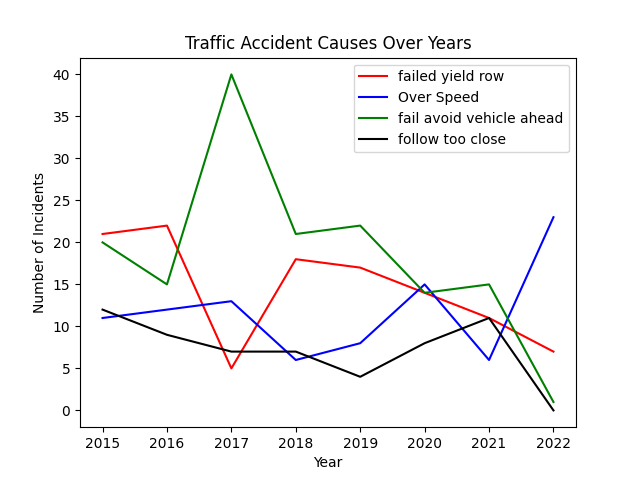

The Python source for this figure:
import csv
from collections import Counter
import matplotlib.pyplot as plt

# 각 년도의 CRASH.csv 파일 경로
file_paths = ['./crashData_2015/CRASH.csv', './crashData_2016/CRASH.csv', './crashData_2017/CRASH.csv', './crashData_2018/CRASH.csv', './crashData_2019/CRASH.csv', './crashData_2020/CRASH.csv', './crashData_2021/CRASH.csv', './crashData_2022/CRASH.csv']
# 각 년도의 CAUSE.csv 파일 경로
cause_file_paths = ['./crashData_2019/CAUSE.csv', './crashData_2020/CAUSE.csv', './crashData_2021/CAUSE.csv', './crashData_2022/CAUSE.csv']
# 원인 코드와 원인 설명을 연결하는 딕셔너리 생성
cause_mapping = {}
data = []
with open('./crashData_2020/CAUSE.csv', 'r') as subfile:
    csv_reader = csv.DictReader(subfile)
    for row in csv_reader:
        cause_mapping[row['CAUSE_CD']] = row['CAUSE_MED_DESC']

#print(cause_mapping)
year = 0
# CRASH.csv 파일 열기
for i, crash_file in enumerate(file_paths):
# CRASH.csv 파일 열기
    with open(crash_file, 'r') as file:
        # CSV 리더 객체 생성
        csv_reader = csv.reader(file)
        
        # 첫 번째 행을 읽어서 열 인덱스를 가져옴
        header = next(csv_reader)
        crash_cause_1_cd_index = header.index('CRASH_CAUSE_1_CD')
        
        # CAUSE_MED_DESC 개수를 세기 위한 Counter 객체 생성
        cause_counter = Counter()

        if i == 0: year = 2015
        elif i == 1: year = 2016
        elif i == 2: year = 2017
        elif i == 3: year = 2018
        elif i == 4: year = 2019
        elif i == 5: year = 2020
        elif i == 6: year = 2021
        else: year = 2022
        
        failed_yield_row = 0
        too_fast_for_cond = 0
        fail_avoid_veh_ahead = 0
        follow_too_close = 0
        
        # CRASH_CAUSE_1_CD 열의 데이터들을 가져오면서 각 값을 CAUSE_MED_DESC로 변경하고 개수를 세기
        for row in csv_reader:
            crash_cause_1_cd = row[crash_cause_1_cd_index]
            if crash_cause_1_cd == '29':
                fail_avoid_veh_ahead += 1
            elif crash_cause_1_cd == '02':
                failed_yield_row += 1
            elif crash_cause_1_cd == '01':
                too_fast_for_cond += 1
            elif crash_cause_1_cd == "07":
                follow_too_close += 1
            
            
            #cause_med_desc = cause_mapping.get(crash_cause_1_cd, 'Unknown')
            #cause_counter[cause_med_desc] += 1
        
        print("failed_yield_row: ", failed_yield_row, "too_fast_for_cond: ", too_fast_for_cond, "fail_avoid_veh_ahead: ", fail_avoid_veh_ahead)
        dict = {'year': year, "failed_yield_row": failed_yield_row, "too_fast_for_cond": too_fast_for_cond, "fail_avoid_veh_ahead": fail_avoid_veh_ahead, "follow_too_close": follow_too_close}
        data.append(dict)


print(data)
data = sorted(data, key=lambda x: x['year'])
# x축 데이터: 년도
years = [entry['year'] for entry in data]
print(years)

years_sorted = sorted(years)
print(years_sorted)
# y축 데이터: 각 원소에 대한 값을 리스트로 변환
failed_yield_row = [entry['failed_yield_row'] for entry in data]
print(failed_yield_row)
too_fast_for_cond = [entry['too_fast_for_cond'] for entry in data]
fail_avoid_veh_ahead = [entry['fail_avoid_veh_ahead'] for entry in data]
follow_too_close = [entry['follow_too_close'] for entry in data]

# 선 그래프 그리기
plt.plot(years, failed_yield_row, color='red', label='failed yield row')
plt.plot(years, too_fast_for_cond, color='blue', label='Over Speed')
plt.plot(years, fail_avoid_veh_ahead, color='green', label='fail avoid vehicle ahead')
plt.plot(years, follow_too_close, color='black', label='follow too close')

# 그래프 제목과 범례 추가
plt.title('Traffic Accident Causes Over Years')
plt.xlabel('Year')
plt.ylabel('Number of Incidents')
plt.legend()

# x축 눈금 설정
plt.xticks(years)

# 그래프 출력
#plt.show()
plt.savefig('plot.png')
